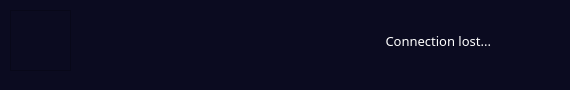
           <widget class="QFrame" name="top_frame">
            <property name="sizePolicy">
             <sizepolicy hsizetype="Preferred" vsizetype="Preferred">
              <horstretch>0</horstretch>
              <verstretch>0</verstretch>
             </sizepolicy>
            </property>
            <property name="minimumSize">
             <size>
              <width>0</width>
              <height>81</height>
             </size>
            </property>
            <property name="styleSheet">
             <string notr="true">background: #0b0b20;</string>
            </property>
            <widget class="QFrame" name="image_frame">
             <property name="geometry">
              <rect>
               <x>10</x>
               <y>10</y>
               <width>61</width>
               <height>61</height>
              </rect>
             </property>
             <property name="styleSheet">
              <string notr="true">border-image: url(:/Resources/profile.png);</string>
             </property>
             <property name="frameShape">
              <enum>QFrame::StyledPanel</enum>
             </property>
             <property name="frameShadow">
              <enum>QFrame::Raised</enum>
             </property>
            </widget>
            <widget class="QLabel" name="username_label">
             <property name="geometry">
              <rect>
               <x>80</x>
               <y>20</y>
               <width>111</width>
               <height>41</height>
              </rect>
             </property>
             <property name="styleSheet">
              <string notr="true">font: 13pt &quot;Open Sans Light&quot;;
color: white;</string>
             </property>
             <property name="text">
              <string/>
             </property>
            </widget>
            <widget class="QLabel" name="status_label">
             <property name="geometry">
              <rect>
               <x>480</x>
               <y>0</y>
               <width>81</width>
               <height>81</height>
              </rect>
             </property>
             <property name="text">
              <string/>
             </property>
             <property name="alignment">
              <set>Qt::AlignRight|Qt::AlignTrailing|Qt::AlignVCenter</set>
             </property>
            </widget>
            <widget class="QLabel" name="status_text_label">
             <property name="geometry">
              <rect>
               <x>350</x>
               <y>0</y>
               <width>141</width>
               <height>81</height>
              </rect>
             </property>
             <property name="styleSheet">
              <string notr="true">color: white;
font: 10pt Open Sans Light;</string>
             </property>
             <property name="text">
              <string>Connection lost...</string>
             </property>
             <property name="alignment">
              <set>Qt::AlignRight|Qt::AlignTrailing|Qt::AlignVCenter</set>
             </property>
            </widget>
            <zorder>username_label</zorder>
            <zorder>image_frame</zorder>
            <zorder>status_label</zorder>
            <zorder>status_text_label</zorder>
           </widget>
